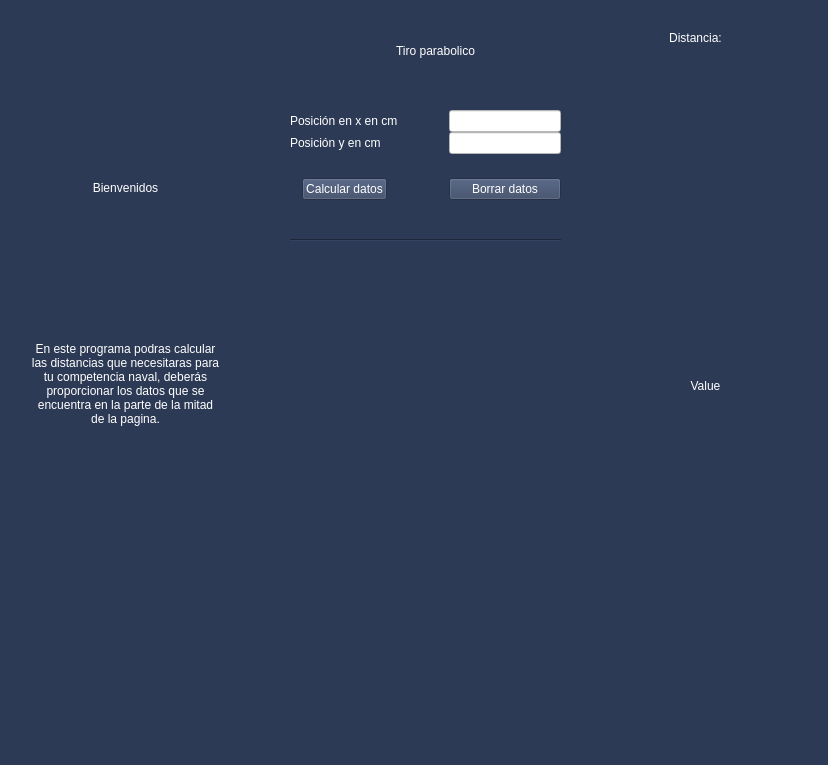
<?xml version="1.0" encoding="UTF-8"?>
<ui version="4.0">
 <class>MainWindow</class>
 <widget class="QMainWindow" name="MainWindow">
  <property name="geometry">
   <rect>
    <x>0</x>
    <y>0</y>
    <width>828</width>
    <height>765</height>
   </rect>
  </property>
  <property name="windowTitle">
   <string>MainWindow</string>
  </property>
  <property name="styleSheet">
   <string notr="true">background-color: rgb(45, 58, 85);</string>
  </property>
  <widget class="QWidget" name="centralwidget">
   <widget class="QLabel" name="label">
    <property name="geometry">
     <rect>
      <x>370</x>
      <y>20</y>
      <width>131</width>
      <height>61</height>
     </rect>
    </property>
    <property name="styleSheet">
     <string notr="true">color: rgb(255, 255, 255);
font: 12pt &quot;MS Shell Dlg 2&quot;;</string>
    </property>
    <property name="text">
     <string>Tiro parabolico</string>
    </property>
    <property name="alignment">
     <set>Qt::AlignCenter</set>
    </property>
   </widget>
   <widget class="QWidget" name="formLayoutWidget">
    <property name="geometry">
     <rect>
      <x>290</x>
      <y>110</y>
      <width>271</width>
      <height>111</height>
     </rect>
    </property>
    <layout class="QFormLayout" name="formLayout">
     <property name="sizeConstraint">
      <enum>QLayout::SetDefaultConstraint</enum>
     </property>
     <property name="fieldGrowthPolicy">
      <enum>QFormLayout::AllNonFixedFieldsGrow</enum>
     </property>
     <property name="labelAlignment">
      <set>Qt::AlignCenter</set>
     </property>
     <property name="formAlignment">
      <set>Qt::AlignHCenter|Qt::AlignTop</set>
     </property>
     <property name="horizontalSpacing">
      <number>51</number>
     </property>
     <property name="verticalSpacing">
      <number>24</number>
     </property>
     <item row="0" column="0">
      <layout class="QVBoxLayout" name="verticalLayout">
       <item>
        <widget class="QLabel" name="label_4">
         <property name="styleSheet">
          <string notr="true">font: 10pt &quot;MS Shell Dlg 2&quot;;
color: rgb(255, 255, 255);</string>
         </property>
         <property name="text">
          <string>Posición en x en cm</string>
         </property>
        </widget>
       </item>
       <item>
        <widget class="QLabel" name="label_3">
         <property name="styleSheet">
          <string notr="true">color: rgb(255, 255, 255);
font: 10pt &quot;MS Shell Dlg 2&quot;;</string>
         </property>
         <property name="text">
          <string>Posición y en cm</string>
         </property>
        </widget>
       </item>
      </layout>
     </item>
     <item row="0" column="1">
      <layout class="QVBoxLayout" name="verticalLayout_2">
       <item>
        <widget class="QLineEdit" name="line1">
         <property name="styleSheet">
          <string notr="true">background-color: rgb(255, 255, 255);</string>
         </property>
        </widget>
       </item>
       <item>
        <widget class="QLineEdit" name="line2">
         <property name="styleSheet">
          <string notr="true">background-color: rgb(255, 255, 255);</string>
         </property>
        </widget>
       </item>
      </layout>
     </item>
     <item row="1" column="0">
      <widget class="QPushButton" name="Calcular">
       <property name="enabled">
        <bool>true</bool>
       </property>
       <property name="minimumSize">
        <size>
         <width>7</width>
         <height>3</height>
        </size>
       </property>
       <property name="styleSheet">
        <string notr="true">background-color: rgb(53, 68, 98);
font: 11pt &quot;MS Shell Dlg 2&quot;;
color: rgb(255, 255, 255);
</string>
       </property>
       <property name="text">
        <string>Calcular datos</string>
       </property>
       <property name="iconSize">
        <size>
         <width>22</width>
         <height>16</height>
        </size>
       </property>
       <property name="autoRepeat">
        <bool>false</bool>
       </property>
       <property name="autoExclusive">
        <bool>false</bool>
       </property>
       <property name="autoRepeatDelay">
        <number>298</number>
       </property>
       <property name="autoDefault">
        <bool>false</bool>
       </property>
      </widget>
     </item>
     <item row="1" column="1">
      <widget class="QPushButton" name="delete_2">
       <property name="styleSheet">
        <string notr="true">background-color: rgb(53, 68, 98);
font: 11pt &quot;MS Shell Dlg 2&quot;;
color: rgb(255, 255, 255);</string>
       </property>
       <property name="text">
        <string>Borrar datos</string>
       </property>
      </widget>
     </item>
    </layout>
   </widget>
   <widget class="Line" name="line">
    <property name="geometry">
     <rect>
      <x>290</x>
      <y>230</y>
      <width>271</width>
      <height>20</height>
     </rect>
    </property>
    <property name="orientation">
     <enum>Qt::Horizontal</enum>
    </property>
   </widget>
   <widget class="QWidget" name="verticalLayoutWidget_2">
    <property name="geometry">
     <rect>
      <x>20</x>
      <y>90</y>
      <width>211</width>
      <height>391</height>
     </rect>
    </property>
    <layout class="QVBoxLayout" name="verticalLayout_4">
     <property name="spacing">
      <number>0</number>
     </property>
     <item>
      <widget class="QLabel" name="label_12">
       <property name="styleSheet">
        <string notr="true">color: rgb(255, 255, 255);
font: 16pt &quot;MS Shell Dlg 2&quot;;

</string>
       </property>
       <property name="text">
        <string>Bienvenidos</string>
       </property>
       <property name="alignment">
        <set>Qt::AlignCenter</set>
       </property>
      </widget>
     </item>
     <item>
      <widget class="QLabel" name="label_13">
       <property name="styleSheet">
        <string notr="true">color: rgb(255, 255, 255);
font: 10pt &quot;MS Shell Dlg 2&quot;;color: rgb(255, 255, 255);
font: 10pt &quot;MS Shell Dlg 2&quot;;</string>
       </property>
       <property name="text">
        <string>En este programa podras calcular
las distancias que necesitaras para
tu competencia naval, deberás
proporcionar los datos que se
encuentra en la parte de la mitad
de la pagina.</string>
       </property>
       <property name="alignment">
        <set>Qt::AlignCenter</set>
       </property>
      </widget>
     </item>
    </layout>
   </widget>
   <widget class="QWidget" name="verticalLayoutWidget">
    <property name="geometry">
     <rect>
      <x>590</x>
      <y>50</y>
      <width>231</width>
      <height>671</height>
     </rect>
    </property>
    <layout class="QVBoxLayout" name="verticalLayout_3">
     <item>
      <widget class="QLabel" name="value1">
       <property name="styleSheet">
        <string notr="true">color: rgb(255, 255, 255);
font: 10pt &quot;MS Shell Dlg 2&quot;;</string>
       </property>
       <property name="text">
        <string>Value</string>
       </property>
       <property name="alignment">
        <set>Qt::AlignCenter</set>
       </property>
      </widget>
     </item>
    </layout>
   </widget>
   <widget class="QLabel" name="label_9">
    <property name="geometry">
     <rect>
      <x>590</x>
      <y>30</y>
      <width>211</width>
      <height>16</height>
     </rect>
    </property>
    <property name="styleSheet">
     <string notr="true">color: rgb(255, 255, 255);
font: 10pt &quot;MS Shell Dlg 2&quot;;</string>
    </property>
    <property name="text">
     <string>Distancia:</string>
    </property>
    <property name="alignment">
     <set>Qt::AlignCenter</set>
    </property>
   </widget>
  </widget>
  <widget class="QMenuBar" name="menubar">
   <property name="geometry">
    <rect>
     <x>0</x>
     <y>0</y>
     <width>828</width>
     <height>21</height>
    </rect>
   </property>
  </widget>
  <widget class="QStatusBar" name="statusbar"/>
 </widget>
 <resources/>
 <connections/>
</ui>
